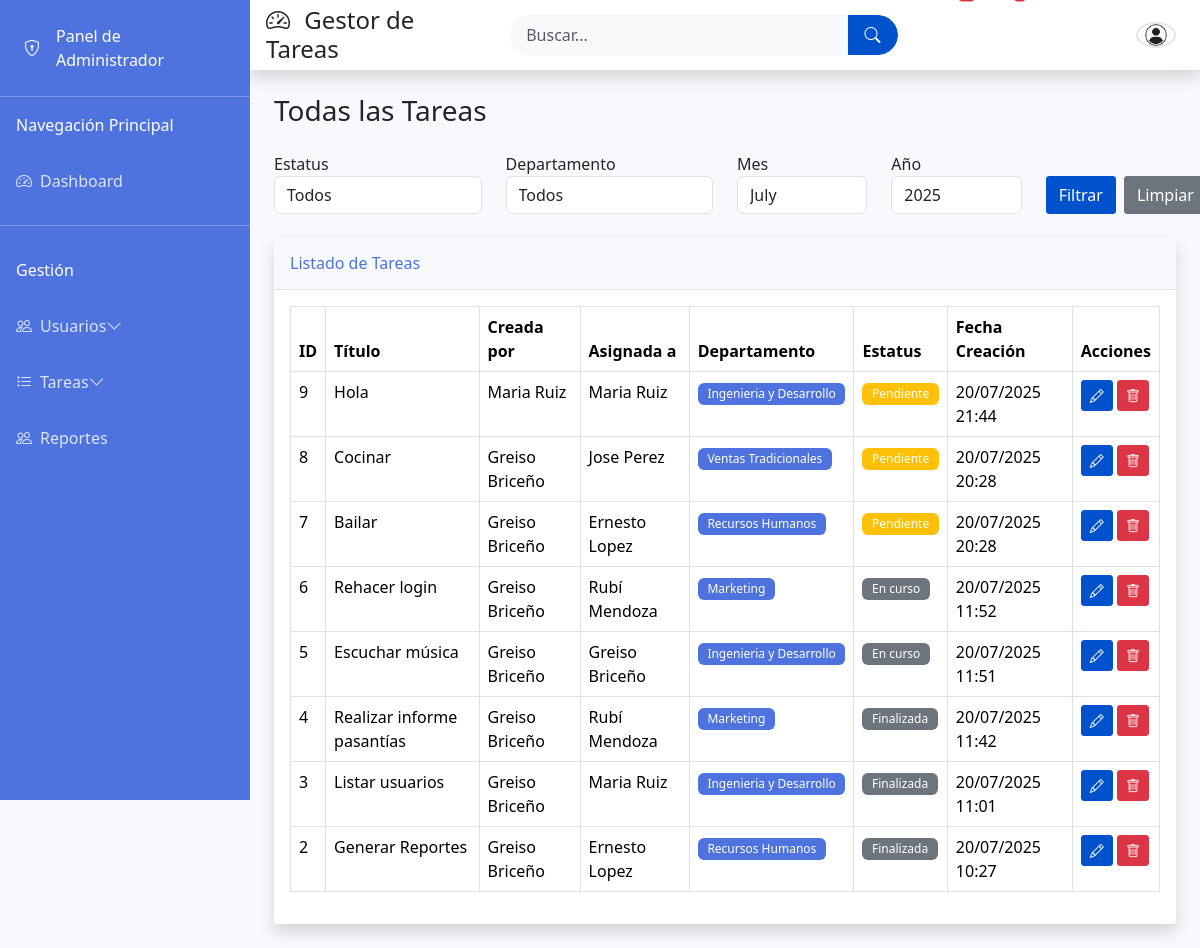
/todas.php (signed in), run on the app's committed database.
### tables this page shows
CREATE TABLE `tareas` (
  `id_tarea` int(11) NOT NULL,
  `id_usuario` int(11) NOT NULL,
  `id_usuario_asignado` int(11) NOT NULL,
  `titulo` varchar(255) NOT NULL,
  `descripcion` text,
  `herramientas` text,
  `id_estatus` int(11) NOT NULL,
  `fecha_creacion` datetime DEFAULT CURRENT_TIMESTAMP,
  `fecha_actualizacion` datetime DEFAULT NULL ON UPDATE CURRENT_TIMESTAMP,
  `fecha_finalizacion` datetime DEFAULT NULL
);

CREATE TABLE `usuarios` (
  `id_usuario` int(11) NOT NULL,
  `nombre` varchar(100) NOT NULL,
  `usuario` varchar(50) NOT NULL,
  `contraseña` varchar(255) NOT NULL,
  `email` varchar(255) NOT NULL,
  `telefono` int(11) NOT NULL,
  `id_departamento` int(11) DEFAULT NULL,
  `id_cargo` int(11) DEFAULT NULL,
  `id_rol` int(11) DEFAULT NULL,
  `fecha_registro` datetime DEFAULT CURRENT_TIMESTAMP
);

CREATE TABLE `departamentos` (
  `id_departamento` int(11) NOT NULL,
  `nombre` varchar(100) NOT NULL
);

CREATE TABLE `estatus` (
  `id_estatus` int(11) NOT NULL,
  `nombre` varchar(50) NOT NULL
);

### todas.php (the view, shortened to what this page needs)
<?php
require_once 'config.php';
include 'header.php';
$filtros = [
    'estatus' => $_GET['estatus'] ?? null,
    'departamento' => $_GET['departamento'] ?? null,
    'mes' => $_GET['mes'] ?? date('m'),
    'ano' => $_GET['ano'] ?? date('Y')
];
$query = "SELECT
            t.*,
            uc.nombre AS creador_nombre,
            ua.nombre AS asignado_nombre,
            d.nombre AS departamento_nombre,
            e.nombre AS estatus
          FROM tareas t
          JOIN usuarios uc ON t.id_usuario = uc.id_usuario
          JOIN usuarios ua ON t.id_usuario_asignado = ua.id_usuario
          JOIN departamentos d ON ua.id_departamento = d.id_departamento
          JOIN estatus e ON t.id_estatus = e.id_estatus
          WHERE 1=1";
$query .= " ORDER BY t.fecha_creacion DESC";
$tareas = [];
$stmt = $conexion->prepare($query);
if (!$stmt->execute()) {
    die("Error al ejecutar la consulta: " . $stmt->error);
}
$result = $stmt->get_result();
if ($result) {
    $tareas = $result->fetch_all(MYSQLI_ASSOC);
}
?>
<div class="container-fluid">
    <h1 class="h3 mb-4 text-gray-800">Todas las Tareas</h1>
    <form method="get" class="mb-4">
        <div class="row">
            <div class="col-md-3">
                <label>Estatus</label>
                <select name="estatus" class="form-control">
                    <option value="">Todos</option>
                </select>
            </div>
            <div class="col-md-3">
                <label>Departamento</label>
                <select name="departamento" class="form-control">
                    <option value="">Todos</option>
                </select>
            </div>
            <div class="col-md-2">
                <label>Mes</label>
                <select name="mes" class="form-control">
                    <?php for($i=1; $i<=12; $i++): ?>
                        <option value="<?= $i ?>" <?= $filtros['mes'] == $i ? 'selected' : '' ?>>
                            <?= DateTime::createFromFormat('!m', $i)->format('F') ?>
                        </option>
                    <?php endfor; ?>
                </select>
            </div>
            <div class="col-md-2">
                <label>Año</label>
                <select name="ano" class="form-control">
                    <?php for($i=date('Y'); $i>=2020; $i--): ?>
                        <option value="<?= $i ?>" <?= $filtros['ano'] == $i ? 'selected' : '' ?>><?= $i ?></option>
                    <?php endfor; ?>
                </select>
            </div>
            <div class="col-md-2 d-flex align-items-end">
                <button type="submit" class="btn btn-primary">Filtrar</button>
                <a href="todas.php" class="btn btn-secondary ms-2">Limpiar</a>
            </div>
        </div>
    </form>
    <div class="card shadow mb-4">
        <div class="card-header py-3 d-flex flex-row align-items-center justify-content-between">
            <h6 class="m-0 font-weight-bold text-primary">Listado de Tareas</h6>
        </div>
        <div class="card-body">
            <div class="table-responsive">
                <table class="table table-bordered" id="dataTable" width="100%" cellspacing="0">
                    <thead>
                        <tr>
                            <th>ID</th>
                            <th>Título</th>
                            <th>Creada por</th>
                            <th>Asignada a</th>
                            <th>Departamento</th>
                            <th>Estatus</th>
                            <th>Fecha Creación</th>
                            <th>Acciones</th>
                        </tr>
                    </thead>
                    <tbody>
                        <?php foreach($tareas as $tarea): ?>
                        <tr>
                            <td><?= $tarea['id_tarea'] ?></td>
                            <td><?= htmlspecialchars($tarea['titulo']) ?></td>
                            <td>
                                <div class="d-flex align-items-center">
                                    <div>
                                        <div><?= htmlspecialchars($tarea['creador_nombre']) ?></div>
                                    </div>
                                </div>
                            </td>
                            <td>
                                <div class="d-flex align-items-center">
                                    <div>
                                        <div><?= htmlspecialchars($tarea['asignado_nombre']) ?></div>
                                    </div>
                                </div>
                            </td>
                            <td>
                                <span class="badge bg-primary">
                                    <?= htmlspecialchars($tarea['departamento_nombre']) ?>
                                </span>
                            </td>
                            <td>
                                <span class="badge bg-<?=
                                    $tarea['estatus'] == 'Completado' ? 'success' :
                                    ($tarea['estatus'] == 'Pendiente' ? 'warning' :
                                    ($tarea['estatus'] == 'En Progreso' ? 'info' : 'secondary'))
                                ?>">
                                    <?= $tarea['estatus'] ?>
                                </span>
                            </td>
                            <td><?= date('d/m/Y H:i', strtotime($tarea['fecha_creacion'])) ?></td>
                            <td>
                                <a href="editar_tarea.php?id=<?= $tarea['id_tarea'] ?>" class="btn btn-sm btn-primary">
                                    <i class="bi bi-pencil"></i>
                                </a>
                                <a href="eliminar_tarea.php?id=<?= $tarea['id_tarea'] ?>" class="btn btn-sm btn-danger">
                                    <i class="bi bi-trash"></i>
                                </a>
                            </td>
                        </tr>
                        <?php endforeach; ?>
                    </tbody>
                </table>
            </div>
        </div>
    </div>
</div>
<?php include 'footer.php'; ?>

### admin.css (style rules this page uses)
body { background-color: #f8f9fc; overflow-x: hidden; }
.card { border: none; border-radius: 0.35rem; box-shadow: 0 0.15rem 1.75rem 0 rgba(58, 59, 69, 0.15); }
.card-header { background-color: #f8f9fc; border-bottom: 1px solid #e3e6f0; }
.bg-primary { background-color: #4e73df !important; }
.text-primary { color: #4e73df !important; }
.badge { font-weight: 500; padding: 0.4em 0.8em; }
.btn { border-radius: 3px; font-weight: 500; }
.btn-primary { background-color: #0052cc; border-color: #0052cc; }
.card { border-radius: 4px; box-shadow: 0 1px 2px rgba(9, 30, 66, 0.25); }

### data on the page
tareas: id_tarea "9", titulo "Hola", id_usuario.nombre "Maria Ruiz", departamentos.nombre "Ingenieria y Desarrollo", id_estatus.nombre "Pendiente", fecha_creacion "20/07/2025 21:44"
tareas: id_tarea "8", titulo "Cocinar", id_usuario.nombre "Greiso Briceño", id_usuario_asignado.nombre "Jose Perez", departamentos.nombre "Ventas Tradicionales", id_estatus.nombre "Pendiente", fecha_creacion "20/07/2025 20:28"
tareas: id_tarea "7", titulo "Bailar", id_usuario.nombre "Greiso Briceño", id_usuario_asignado.nombre "Ernesto Lopez", departamentos.nombre "Recursos Humanos", id_estatus.nombre "Pendiente", fecha_creacion "20/07/2025 20:28"
tareas: id_tarea "6", titulo "Rehacer login", id_usuario.nombre "Greiso Briceño", id_usuario_asignado.nombre "Rubí Mendoza", departamentos.nombre "Marketing", id_estatus.nombre "En curso", fecha_creacion "20/07/2025 11:52"
tareas: id_tarea "5", titulo "Escuchar música", id_usuario.nombre "Greiso Briceño", departamentos.nombre "Ingenieria y Desarrollo", id_estatus.nombre "En curso", fecha_creacion "20/07/2025 11:51"
tareas: id_tarea "4", titulo "Realizar informe pasantías", id_usuario.nombre "Greiso Briceño", id_usuario_asignado.nombre "Rubí Mendoza", departamentos.nombre "Marketing", id_estatus.nombre "Finalizada", fecha_creacion "20/07/2025 11:42"
tareas: id_tarea "3", titulo "Listar usuarios", id_usuario.nombre "Greiso Briceño", id_usuario_asignado.nombre "Maria Ruiz", departamentos.nombre "Ingenieria y Desarrollo", id_estatus.nombre "Finalizada", fecha_creacion "20/07/2025 11:01"
tareas: id_tarea "2", titulo "Generar Reportes", id_usuario.nombre "Greiso Briceño", id_usuario_asignado.nombre "Ernesto Lopez", departamentos.nombre "Recursos Humanos", id_estatus.nombre "Finalizada", fecha_creacion "20/07/2025 10:27"

### other printed values
form field mes "July"
form field ano "2025"
